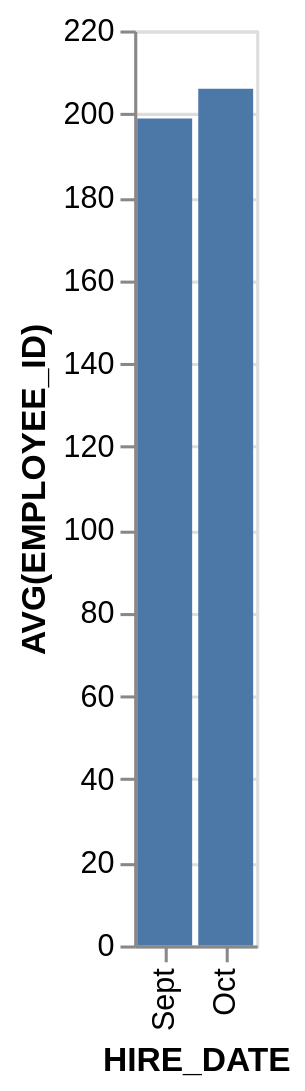

Write the Vega-Lite specification saved for this chart.
### Vega-Lite specification from a JSON file in a GitHub repository (floating-point values rounded to 4 significant figures)
{"data": {"values": [{"x_data": "Sept", "y_data": 198.8}, {"x_data": "Oct", "y_data": 206}]}, "mark": "bar", "encoding": {"x": {"field": "x_data", "type": "nominal", "title": "HIRE_DATE", "sort": {"op": "sum", "field": "y_data", "order": "ascending"}}, "y": {"field": "y_data", "type": "quantitative", "title": "AVG(EMPLOYEE_ID)"}}}
